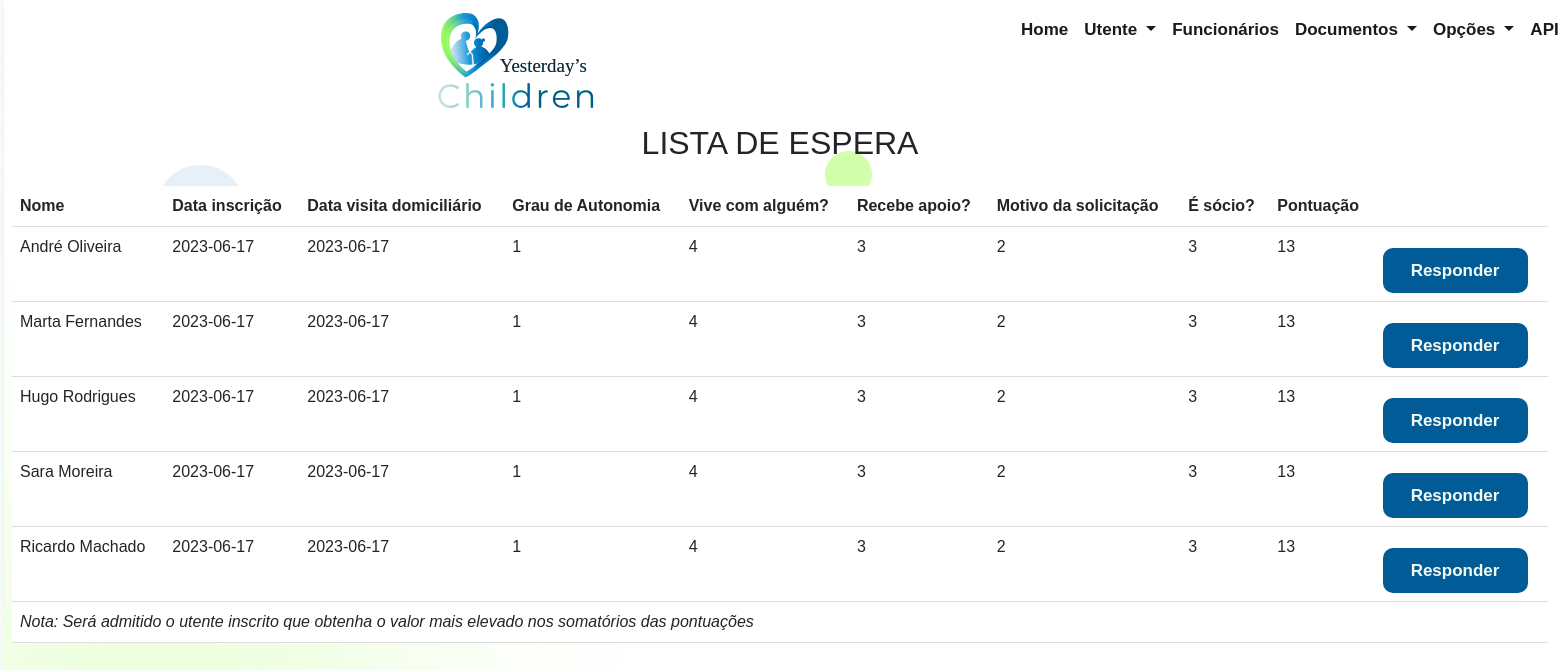
Screenshot of /index.php/idosos/listaEspera (signed in) with the database file from the repository.
### tables this page shows
CREATE TABLE IF NOT EXISTS `User` (
  `idUser` INT NOT NULL AUTO_INCREMENT,
  `idPerfil` INT NOT NULL,
  `nome` VARCHAR(50) NOT NULL,
  `apelido` VARCHAR(50) NOT NULL,
  `estadoCivil` VARCHAR(10) NULL,
  `dataNascimento` DATE NULL,
  `identificacao` VARCHAR(15) NOT NULL,
  `validadeIdentificacao` DATE NOT NULL,
  `naturalidade` VARCHAR(50) NULL,
  `nif` INT(9) NULL,
  `sns` INT(9) NULL,
  `ss` INT(11) NULL,
  `rua` VARCHAR(100) NOT NULL,
  `numero` SMALLINT(10) NULL,
  `andar` SMALLINT(3) NULL,
  `lado` VARCHAR(15) NULL,
  `cp` VARCHAR(8) NOT NULL,
  `localidade` VARCHAR(50) NOT NULL,
  `telefone` VARCHAR(14) NULL,
  `telemovel` VARCHAR(14) NOT NULL,
  `email` VARCHAR(50) NOT NULL,
  `senha` VARCHAR(255) NOT NULL,
  `dataRegisto` DATETIME NOT NULL DEFAULT CURRENT_TIMESTAMP(),
  `ultModificacao` DATETIME NULL,
  `estado` ENUM("ativo", "inativo") NULL,

  PRIMARY KEY (`idUser`, `nif`, `identificacao`, `sns`, `ss`),
  FOREIGN KEY (`idPerfil`) REFERENCES `Perfil` (`idPerfil`) ON DELETE NO ACTION ON UPDATE NO ACTION
  );

CREATE TABLE IF NOT EXISTS `Inscricao` (
  `idInscricao` INT NOT NULL AUTO_INCREMENT, 
  `idUserUtente` INT NOT NULL, 
  `idUserResponsavel` INT NOT NULL,
  `tipoServico` VARCHAR(45) NOT NULL,
  `motivoInscricao` VARCHAR(45) NULL,
  `alimentacao` ENUM("SIM", "NÃO") NOT NULL,
  `semanal` ENUM("SIM", "NÃO") NOT NULL,
  `fdsFeriados` ENUM("SIM", "NÃO") NOT NULL,
  `higienePessoal` ENUM("SIM", "NÃO") NOT NULL,
  `higieneHabitacional` ENUM("SIM", "NÃO") NOT NULL,
  `tratamentoRoupa` ENUM("SIM", "NÃO") NOT NULL,
  `doencaInfetoconta` ENUM("SIM","NÃO") NOT NULL,
  `doencaMental` ENUM("SIM","NÃO") NOT NULL,
  `socioGrupoAmigos` ENUM("SIM","NÃO") NOT NULL,
  `dataInscricao` DATE NOT NULL DEFAULT CURRENT_TIMESTAMP(),
  `assinatura` VARCHAR(45) NOT NULL,
  
  `observacao` TEXT NULL,
  `relatorio` TEXT NULL,
  `grauAutonomia` INT(1) NULL,
  `comQuemVive` INT(1) NULL,
  `temApoioAlguem` INT(1) NULL,
  `motivoSolicitacao` INT(1) NULL,
  `serSocio` INT(1) NULL,
  `pontuacaoCriterio` INT(2) NULL,
  `tecnicoVisitou` VARCHAR(50) NULL,
  `dataVisitaDomicilio` DATE NULL,
  
  `respostaServico` VARCHAR(45) NOT NULL,
  `dataResposta` DATE NULL,
  `tecnicoRespondeu` VARCHAR(50) NULL,
  
  PRIMARY KEY (`idInscricao`,`idUserUtente`),
  FOREIGN KEY (`idUserUtente`) REFERENCES `User` (`idUser`) ON DELETE NO ACTION ON UPDATE NO ACTION
  );

### Core/Controller.php (called while the page is built, shortened)
<?php
class Controller {
    public function carregarTemplate($nomeView, $dadosModel = array(), $dadosModel2 = array()) {
        include 'Views/template.php';
    }
    public function carregarViewNoTemplate($nomeView, $dadosModel = array(), $dadosModel2 = array()){
        $this->dados = $dadosModel;
        include 'Views/'.$nomeView . '.php';
    }
}

### Core/Core.php (called while the page is built, shortened)
<?php
class Core
{
    public $metodo;
    public $parametros = array();
    public function __construct()
    {
        $this->run();
    }
    public function path()
    {
        if (isset($_SERVER["REQUEST_METHOD"]) && $_SERVER["REQUEST_METHOD"] == "POST") {
            define("API", false);
            $url = str_replace("index.php", "Views", $_SERVER['PHP_SELF']);
            $url = explode("/", $url);
            if (end($url) == "at") {
                $url = array_slice($url, -5, 5);
                if ($url[2] == 'form') {
                    $controller = ucfirst($url[0]) . "Controller";
                    $c = new $controller;
                    call_user_func_array(array($c, $url[1]), array(array("form" => true, "idUserUtente" => $url[3])));
                }
            } else {
                $end = array_slice($url, -2, 1);
                if ($end[0] == "form") {
                    $url = array_slice($url, -4, 4);
                    if ($url[2] == 'form') {
                        $controller = ucfirst($url[0]) . "Controller";
                        $c = new $controller;
                        call_user_func_array(array($c, $url[1]), array(array("form" => true)));
                    }
                } else {
                    $url = array_slice($url, -3, 3);
                    if ($url[2] == 'form') {
                        $controller = ucfirst($url[0]) . "Controller";
                        $c = new $controller;
                        call_user_func_array(array($c, $url[1]), array(array("form" => true)));
                    }
                }
            }
        } else {
            if (isset($_SERVER['REQUEST_URI'])) {
                $url = $_SERVER['REQUEST_URI'];
            }
            if (!empty($url)) {
                $url = explode('/', trim($url, '/'));
                if (count($url) > 2) {
                    if ($url[0] == 'Gaan') {
                        array_shift($url);
                    }
                    if ($url[0] == 'index.php') {
                        array_shift($url);
                    }
                    if (count($url) > 0) {
                        array_shift($url);
                        if (count($url) > 0) {
                            $this->metodo = str_replace("-", "_", lcfirst($url[0]));
                        } else {
                            $this->metodo = 'index';
                        }
                    } else {
                        $this->controller = 'HomeController';
                        $this->metodo = 'index';
                    }
                } else {
                    $this->controller = 'HomeController';
                    $this->metodo = 'index';
                }
            } else {
                $this->controller = 'HomeController';
                $this->metodo = 'index';
            }
        }
    }
    public function run()
    {
        $c = new $this->controller;
        call_user_func_array(array($c, $this->metodo), array($this->parametros));
    }
}

### index.php (called while the page is built, shortened)
<?php
$c = new Core();

### Models/Idoso.php (called while the page is built, shortened)
<?php
require_once('Conexao.php');
class Idoso extends Conexao
{
    private $con;
    public function __construct()
    {
        $this->con = Conexao::getConexao();
    }
    public function listaEspera()
    {
        $cmd = $this->con->query("SELECT * FROM User u INNER JOIN Perfil p ON u.idPerfil = p.idPerfil INNER JOIN Inscricao i ON u.idUser = i.idUserUtente
        WHERE p.descricao = 'utente' AND i.respostaServico = 'Manutenção em lista de espera'");
        $dados = $cmd->fetchAll(PDO::FETCH_ASSOC);
        return $dados;
    }
}
?>

### Models/Conexao.php (called while the page is built, shortened)
<?php
class Conexao
{
    private static $instance;
    public static function getConexao()
    {
        if (!isset(self::$instance)) {
            $dbname = 'Gaan';
            $host = 'localhost';
            $user = 'root';
            $pass = '';
            try {
                self::$instance = new PDO('mysql:dbname=' . $dbname . ';host=' . $host, $user, $pass);
                if(self::$instance){
                    return self::$instance;
                }else{
                    echo "<h1>CONEXÃO NÃO REALIZADA</h1>";
                    exit();
                }
            } catch (Exception $e) {
                echo 'Error: ' . $e->getMessage();
            }
        }else{
            return self::$instance;
        }
    }
}

### Views/Idosos/listaEspera.php (the view, shortened to what this page needs)
<div class="container-fluid p-3 text-center">
    <h2>lista de espera</h2>
</div>
<?php
if (empty($this->dados)) {
    ?>
    <h3 style="text-align: center;margin-top:10px;color:red">Lista de espera vazia</h3>
    <?php
} else {
    ?>
    <table class="table">
            <thead>
                <tr>
                    <td>Nome</td>
                    <td>Data inscrição</td>
                    <td>Data visita domiciliário</td>
                    <td class="hoverable" data-tooltip="1. Autónomo \n2. Semi-dependente \n3. Semi-dependente II">Grau de Autonomia</td>
                    <td class="hoverable" data-tooltip="1. Acompanhado c/ apoio sempre \n2. Acompanhado c/ apoio periódico \n3. Acompanhado s/ apoio \n4. Sozinho">Vive com alguém?</td>
                    <td class="hoverable" data-tooltip="1. Sempre \n2. Periodicamente \n3. Sem apoio">Recebe apoio?</td>
                    <td class="hoverable" data-tooltip="1. Necessidade de mobilização\n2. Incapaz de realizar as tarefas do quotidiano \n3. Solidão \n4. Necessidade de ocupação \n5. Falta de apoio de alguém">Motivo da solicitação</td>
                    <td class="hoverable" data-tooltip="0. Não é sócio \n1. < 1 ano como sócio \n2. 1-5 anos como sócio \n3. > 5 anos como sócio">É sócio?</td>
                    <td>Pontuação</td>
                    <td></td>
                </tr>
            </thead>
            <tbody id="tabela tbody">
                <?php
                foreach ($this->dados as $dado) {
                    ?>
                    <tr>
                        <td><?= $dado['nome'] . " " . $dado['apelido'] ?></td>
                        <td><?= $dado['dataInscricao'] ?></td>
                        <td><?= $dado['dataVisitaDomicilio'] ?></td>
                        <td><?= $dado['grauAutonomia'] ?></td>
                        <td><?= $dado['comQuemVive'] ?></td>
                        <td><?= $dado['temApoioAlguem'] ?></td>
                        <td><?= $dado['motivoSolicitacao'] ?></td>
                        <td><?= $dado['serSocio'] ?></td>
                        <td><?= $dado['pontuacaoCriterio'] ?></td>
                        <td><button onclick="openModal(<?= $dado['idInscricao'] ?>)">Responder</button></td>
                    </tr>
                    <?php
                }
                ?>
            </tbody>
            <tfoot>
                <tr>
                    <td colspan="10">Nota: Será admitido o utente inscrito que obtenha o valor mais elevado nos somatórios
                        das pontuações
                    </td>
                </tr>
            </tfoot>
    </table>
    <?php
}
?>

### Controllers/IdososController.php (shortened to what this page needs)
<?php
class IdososController extends Controller
{
    public function listaEspera($parametro = array())
    {
        if (API) {
            die("<h1>PARÂMETROS A MAIS!</h1>");
            exit();
        } else {
            $this->formatacao = '../../Formatacao/Idosos/listaEspera.css';
            $idosos = new Idoso();
            $listaEspera = $idosos->listaEspera();
            $this->carregarTemplate('Idosos/listaEspera', $listaEspera);
        }
    }
}
?>

### Views/template.php (shortened to what this page needs)
<!DOCTYPE html>
<html lang="pt-pt">
    <head>
        <link href="https://cdn.jsdelivr.net/npm/bootstrap@5.3.0-alpha3/dist/css/bootstrap.min.css" rel="stylesheet">
        <link rel="stylesheet" href="<?=$this->formatacao?>">
        <link rel="stylesheet" href="http://localhost/Gaan/Formatacao/estilo.css">
    </head>
    <body class="container-fluid">
        <?php
        require 'nav.php';
        $this->carregarViewNoTemplate($nomeView, $dadosModel, $dadosModel2);
        ?>
    </body>
</html>

### Views/nav.php (shortened to what this page needs)
<nav class="navbar navbar-expand-lg bg-transparent">
  <a class="navbar-brand" href="<?= ROOT ?>">
    <img class="logo" src="/Gaan/Midia/svgs/logosite.svg" alt="logo">
  </a>
  <div class="container">
    <div class="collapse navbar-collapse" id="navbarNavDropdown">
      <ul class="navbar-nav">
        <li class="nav-item">
          <a class="nav-link" aria-current="page" href="<?= ROOT ?>">Home</a>
        </li>
        <?php
        if (isset($_SESSION['user'])) {
          ?>
        <li class="nav-item dropdown">
          <a class="nav-link dropdown-toggle" href="#" id="nav-utente" role="button" data-bs-toggle="dropdown"
            aria-expanded="false">
            Utente
          </a>
          </li>
          <li class="nav-item">
            <a class="nav-link" href="<?= ROOT ?>/funcionarios">Funcionários</a>
          </li>
          <li class="nav-item dropdown">
            <a class="nav-link dropdown-toggle" href="<?= ROOT ?>/documentos" role="button" data-bs-toggle="dropdown" aria-expanded="false"> Documentos </a>
          </li>
          <?php
        }
        ?>
        <?php if (isset($_SESSION['user'])): ?>
        <li class="nav-item dropdown">
          <a class="nav-link dropdown-toggle" href="#" id="nav-usuario" role="button" data-bs-toggle="dropdown"
            aria-expanded="false">
              <?= 'Opções' ?>
            </a>
          </li>
        <?php endif; ?>
        <li class="nav-item">
          <a class="nav-link" aria-current="page" href="<?= ROOT ?>/apis">API</a>
        </li>
      </ul>
    </div>
  </div>
</nav>

### Formatacao/Idosos/listaEspera.css (style rules this page uses)
table { border-collapse: collapse; width: 100%; }
td { padding: 8px; text-align: left; border-bottom: 1px solid #ddd; }
tfoot td { background-color: #f9f9f9; font-style: italic; }
thead { background-color: #e6e6e6; color: #333; font-size: 16px; font-weight: bold; text-align: center; padding: 12px; }
button { display: inline-block; padding: 10px 20px; background-color: #4CAF50; color: white; text-decoration: none; border-radius: 10px !important; font-size: 16px; cursor: pointer; }

### Formatacao/estilo.css (style rules this page uses)
:root { --outline-color: darkred; --background-color: #f4fbf6; --primary-color: #005B97; --secondary-color: #0079D3; --text-color: #1B1A1A; --highlight-color: #CCE0F4; --highlight-color2: #A2FF59; --success-color: #d4edda; --error-color: #f8d7da; --box-border-color: #005B97; --navbar-background-color: #CCE0F4; --submenu-background-color: #CCE0F4; --success-text-color: #155724; --error-text-color: #721c24; --wrapper-background-color: #fff; --wrapper-box-shadow-color: rgba(0, 0, 0, 0.1); --wrapper-text-shadow-color: rgba(0, 0, 0, 0.5); --nav-item-color: #000000; }
body { background-color: var(--background-color); background-image: url("../Midia/imgs/background.png"); font-family: 'Montserrat', sans-serif; font-weight: 400; }
h2, th { text-transform: uppercase; }
nav { max-height: 60px; }
button, td > a { font-family: 'Montserrat', sans-serif; font-weight: 400; height: 40px; border: none; text-align: center; border-radius: 5px; color: white; background-color: var(--primary-color); cursor: pointer; transition: 0.25s; padding: 10px 20px; text-decoration: none; }
button { margin-top: 13px; height: 45px; width: 145px; border: none; font-size: 17px; font-weight: 600; background: var(--primary-color); color: var(--background-color); border-radius: 25px; cursor: pointer; transition: 0.25s; }
.nav-link { color: var(--text-color); text-decoration: none; transition: 0.25s; font-weight: 600; font-size: 17px; cursor: pointer; }
.container-fluid.p-3.text-center { margin-top: 3em; }
.navbar { align-items: center; text-align: center; }
.navbar-brand { margin-top: 70px; padding-right: 20px; margin-right: 269px; margin-left: 300px; }
.navbar-brand>img { width: 400px; height: 180px; }
.nav-item { font-style: bolder; font-family: 'Montserrat', sans-serif; font-weight: 400; font-size: 20px; color: var(--nav-item-color); }

### rows the page displays
user: nome "André", apelido "Oliveira", inscricao.dataInscricao "2023-06-17", inscricao.dataVisitaDomicilio "2023-06-17", inscricao.grauAutonomia "1", inscricao.comQuemVive "4", inscricao.temApoioAlguem "3", inscricao.motivoSolicitacao "2", inscricao.serSocio "3", inscricao.pontuacaoCriterio "13"
user: nome "Marta", apelido "Fernandes", inscricao.dataInscricao "2023-06-17", inscricao.dataVisitaDomicilio "2023-06-17", inscricao.grauAutonomia "1", inscricao.comQuemVive "4", inscricao.temApoioAlguem "3", inscricao.motivoSolicitacao "2", inscricao.serSocio "3", inscricao.pontuacaoCriterio "13"
user: nome "Hugo", apelido "Rodrigues", inscricao.dataInscricao "2023-06-17", inscricao.dataVisitaDomicilio "2023-06-17", inscricao.grauAutonomia "1", inscricao.comQuemVive "4", inscricao.temApoioAlguem "3", inscricao.motivoSolicitacao "2", inscricao.serSocio "3", inscricao.pontuacaoCriterio "13"
user: nome "Sara", apelido "Moreira", inscricao.dataInscricao "2023-06-17", inscricao.dataVisitaDomicilio "2023-06-17", inscricao.grauAutonomia "1", inscricao.comQuemVive "4", inscricao.temApoioAlguem "3", inscricao.motivoSolicitacao "2", inscricao.serSocio "3", inscricao.pontuacaoCriterio "13"
user: nome "Ricardo", apelido "Machado", inscricao.dataInscricao "2023-06-17", inscricao.dataVisitaDomicilio "2023-06-17", inscricao.grauAutonomia "1", inscricao.comQuemVive "4", inscricao.temApoioAlguem "3", inscricao.motivoSolicitacao "2", inscricao.serSocio "3", inscricao.pontuacaoCriterio "13"
